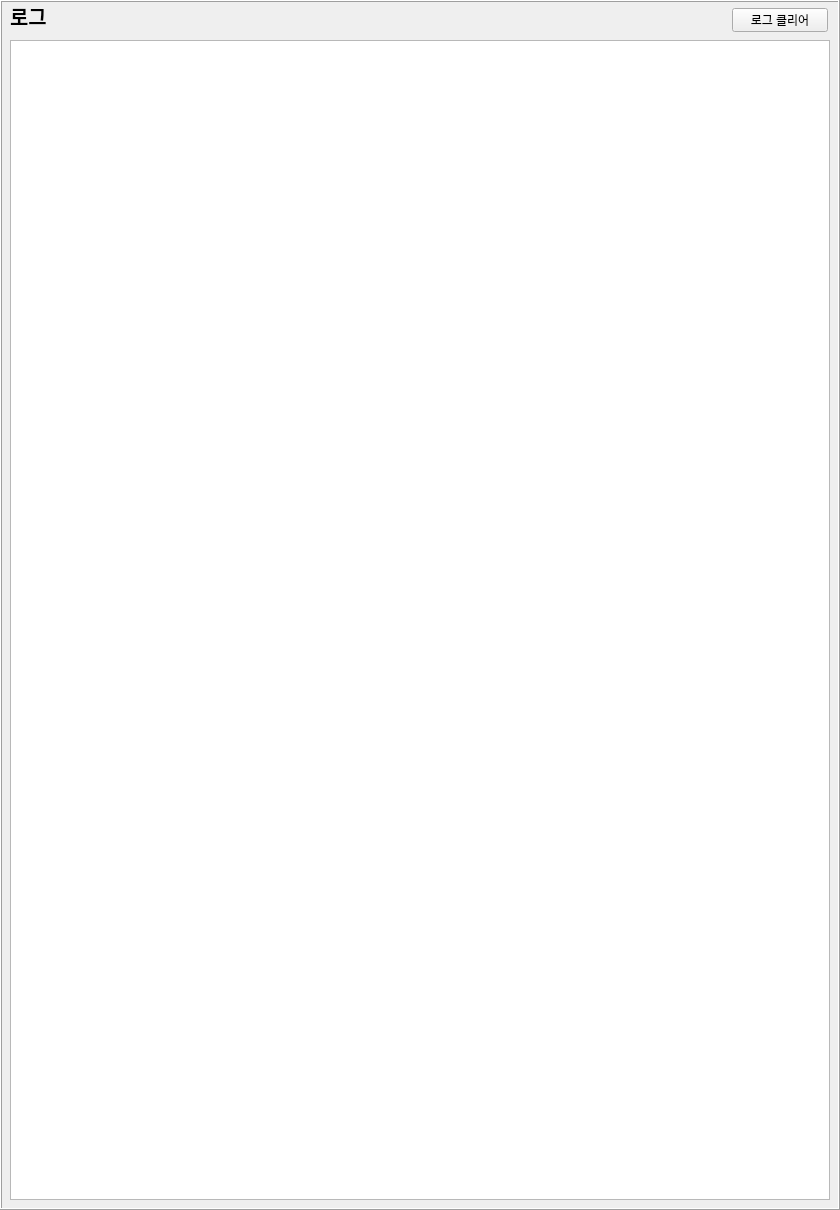
   <widget class="QFrame" name="frame_3">
   <property name="geometry">
    <rect>
      <x>1094</x>
      <y>12</y>
      <width>840</width>
      <height>1210</height>
    </rect>
   </property>
    <property name="styleSheet">
     <string notr="true">QFrame#frame_3 { background: #ffffff; border: 1px solid #000000
; border-radius: 6px; }</string>
    </property>
    <property name="frameShape">
     <enum>QFrame::Box</enum>
    </property>
    <property name="frameShadow">
     <enum>QFrame::Raised</enum>
    </property>
    <widget class="QPlainTextEdit" name="terminal">
    <property name="geometry">
     <rect>
       <x>10</x>
       <y>40</y>
       <width>820</width>
       <height>1160</height>
     </rect>
    </property>
    </widget>
    <widget class="QLabel" name="label_2">
     <property name="geometry">
      <rect>
       <x>10</x>
       <y>0</y>
       <width>91</width>
       <height>31</height>
      </rect>
     </property>
     <property name="font">
      <font>
       <pointsize>15</pointsize>
       <weight>75</weight>
       <bold>true</bold>
      </font>
     </property>
     <property name="text">
      <string>로그 </string>
     </property>
    </widget>
    <widget class="QPushButton" name="log_clear_button">
    <property name="geometry">
     <rect>
       <x>732</x>
       <y>8</y>
       <width>96</width>
       <height>24</height>
     </rect>
    </property>
     <property name="text">
      <string>로그 클리어</string>
     </property>
    </widget>
   </widget>
